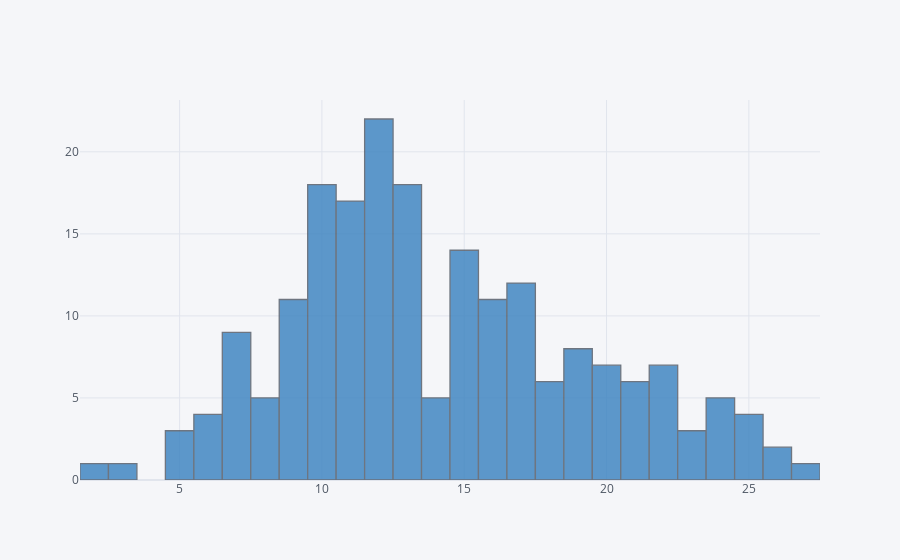

The notebook cell this image was saved under:
### Code cell
# plt.iplot(kind='hist', x='sales',data = df, bins=30)
df['sales'].iplot(kind='hist', bins=30, color='blue')

### Figure 1 — Plotly figure (JSON) as saved in the notebook; plotly's stock layout.template omitted (floating-point values rounded to 4 significant figures; data arrays with more than 128 entries replaced by an {"elided": "..."} marker saying what was removed)
{"data": [{"histfunc": "count", "histnorm": "", "marker": {"color": "rgba(55, 128, 191, 1.0)", "line": {"color": "#4D5663", "width": 1.3}}, "name": "sales", "nbinsx": 30, "opacity": 0.8, "orientation": "v", "type": "histogram", "x": {"elided": "200 float values"}}], "layout": {"barmode": "overlay", "legend": {"bgcolor": "#F5F6F9", "font": {"color": "#4D5663"}}, "paper_bgcolor": "#F5F6F9", "plot_bgcolor": "#F5F6F9", "title": {"font": {"color": "#4D5663"}}, "xaxis": {"gridcolor": "#E1E5ED", "showgrid": true, "tickfont": {"color": "#4D5663"}, "title": {"font": {"color": "#4D5663"}, "text": ""}, "zerolinecolor": "#E1E5ED"}, "yaxis": {"gridcolor": "#E1E5ED", "showgrid": true, "tickfont": {"color": "#4D5663"}, "title": {"font": {"color": "#4D5663"}, "text": ""}, "zerolinecolor": "#E1E5ED"}}}
